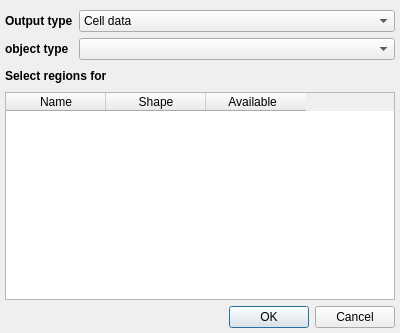
<?xml version="1.0" encoding="UTF-8"?>
<ui version="4.0">
 <class>Dialog</class>
 <widget class="QDialog" name="Dialog">
  <property name="geometry">
   <rect>
    <x>0</x>
    <y>0</y>
    <width>400</width>
    <height>333</height>
   </rect>
  </property>
  <property name="windowTitle">
   <string>Select regions</string>
  </property>
  <layout class="QVBoxLayout" name="verticalLayout">
   <property name="leftMargin">
    <number>5</number>
   </property>
   <property name="topMargin">
    <number>10</number>
   </property>
   <property name="rightMargin">
    <number>5</number>
   </property>
   <property name="bottomMargin">
    <number>5</number>
   </property>
   <item>
    <widget class="QWidget" name="frame_object_type" native="true">
     <layout class="QGridLayout" name="gridLayout" columnstretch="0,1">
      <property name="leftMargin">
       <number>0</number>
      </property>
      <property name="topMargin">
       <number>0</number>
      </property>
      <property name="rightMargin">
       <number>0</number>
      </property>
      <property name="bottomMargin">
       <number>0</number>
      </property>
      <property name="spacing">
       <number>6</number>
      </property>
      <item row="2" column="0">
       <widget class="QLabel" name="label_type">
        <property name="font">
         <font>
          <weight>75</weight>
          <bold>true</bold>
         </font>
        </property>
        <property name="text">
         <string>object type</string>
        </property>
       </widget>
      </item>
      <item row="2" column="1">
       <widget class="ComboBox" name="combobox">
        <property name="sizePolicy">
         <sizepolicy hsizetype="Expanding" vsizetype="Fixed">
          <horstretch>1</horstretch>
          <verstretch>0</verstretch>
         </sizepolicy>
        </property>
        <property name="minimumSize">
         <size>
          <width>200</width>
          <height>0</height>
         </size>
        </property>
        <property name="currentIndex">
         <number>-1</number>
        </property>
        <property name="sizeAdjustPolicy">
         <enum>QComboBox::AdjustToContents</enum>
        </property>
       </widget>
      </item>
      <item row="1" column="1">
       <widget class="ComboBox" name="combobox_2">
        <property name="sizeAdjustPolicy">
         <enum>QComboBox::AdjustToContents</enum>
        </property>
        <item>
         <property name="text">
          <string>Cell data</string>
         </property>
        </item>
        <item>
         <property name="text">
          <string>Particle data</string>
         </property>
        </item>
        <item>
         <property name="text">
          <string>Force chain data</string>
         </property>
        </item>
        <item>
         <property name="text">
          <string>Geometry data</string>
         </property>
        </item>
       </widget>
      </item>
      <item row="1" column="0">
       <widget class="QLabel" name="label_2">
        <property name="font">
         <font>
          <weight>75</weight>
          <bold>true</bold>
         </font>
        </property>
        <property name="text">
         <string>Output type</string>
        </property>
       </widget>
      </item>
     </layout>
    </widget>
   </item>
   <item>
    <layout class="QHBoxLayout" name="horizontalLayout">
     <property name="spacing">
      <number>0</number>
     </property>
     <item>
      <widget class="QLabel" name="label_top">
       <property name="font">
        <font>
         <weight>75</weight>
         <italic>false</italic>
         <bold>true</bold>
        </font>
       </property>
       <property name="text">
        <string>Select regions for</string>
       </property>
      </widget>
     </item>
     <item>
      <spacer name="horizontalSpacer">
       <property name="orientation">
        <enum>Qt::Horizontal</enum>
       </property>
       <property name="sizeHint" stdset="0">
        <size>
         <width>40</width>
         <height>20</height>
        </size>
       </property>
      </spacer>
     </item>
    </layout>
   </item>
   <item>
    <widget class="QTableWidget" name="table">
     <property name="sizePolicy">
      <sizepolicy hsizetype="MinimumExpanding" vsizetype="MinimumExpanding">
       <horstretch>0</horstretch>
       <verstretch>0</verstretch>
      </sizepolicy>
     </property>
     <property name="maximumSize">
      <size>
       <width>16777215</width>
       <height>16777215</height>
      </size>
     </property>
     <property name="horizontalScrollBarPolicy">
      <enum>Qt::ScrollBarAlwaysOff</enum>
     </property>
     <property name="selectionBehavior">
      <enum>QAbstractItemView::SelectRows</enum>
     </property>
     <property name="sortingEnabled">
      <bool>false</bool>
     </property>
     <property name="wordWrap">
      <bool>false</bool>
     </property>
     <attribute name="horizontalHeaderCascadingSectionResizes">
      <bool>true</bool>
     </attribute>
     <attribute name="horizontalHeaderHighlightSections">
      <bool>false</bool>
     </attribute>
     <attribute name="verticalHeaderVisible">
      <bool>false</bool>
     </attribute>
     <column>
      <property name="text">
       <string>Name</string>
      </property>
     </column>
     <column>
      <property name="text">
       <string>Shape</string>
      </property>
     </column>
     <column>
      <property name="text">
       <string>Available  </string>
      </property>
     </column>
    </widget>
   </item>
   <item>
    <widget class="QDialogButtonBox" name="buttonbox">
     <property name="orientation">
      <enum>Qt::Horizontal</enum>
     </property>
     <property name="standardButtons">
      <set>QDialogButtonBox::Cancel|QDialogButtonBox::Ok</set>
     </property>
    </widget>
   </item>
  </layout>
 </widget>
 <customwidgets>
  <customwidget>
   <class>ComboBox</class>
   <extends>QComboBox</extends>
   <header>mfixgui.widgets.base</header>
  </customwidget>
 </customwidgets>
 <resources/>
 <connections>
  <connection>
   <sender>buttonbox</sender>
   <signal>accepted()</signal>
   <receiver>Dialog</receiver>
   <slot>accept()</slot>
   <hints>
    <hint type="sourcelabel">
     <x>248</x>
     <y>254</y>
    </hint>
    <hint type="destinationlabel">
     <x>157</x>
     <y>274</y>
    </hint>
   </hints>
  </connection>
  <connection>
   <sender>buttonbox</sender>
   <signal>rejected()</signal>
   <receiver>Dialog</receiver>
   <slot>reject()</slot>
   <hints>
    <hint type="sourcelabel">
     <x>316</x>
     <y>260</y>
    </hint>
    <hint type="destinationlabel">
     <x>286</x>
     <y>274</y>
    </hint>
   </hints>
  </connection>
 </connections>
</ui>
